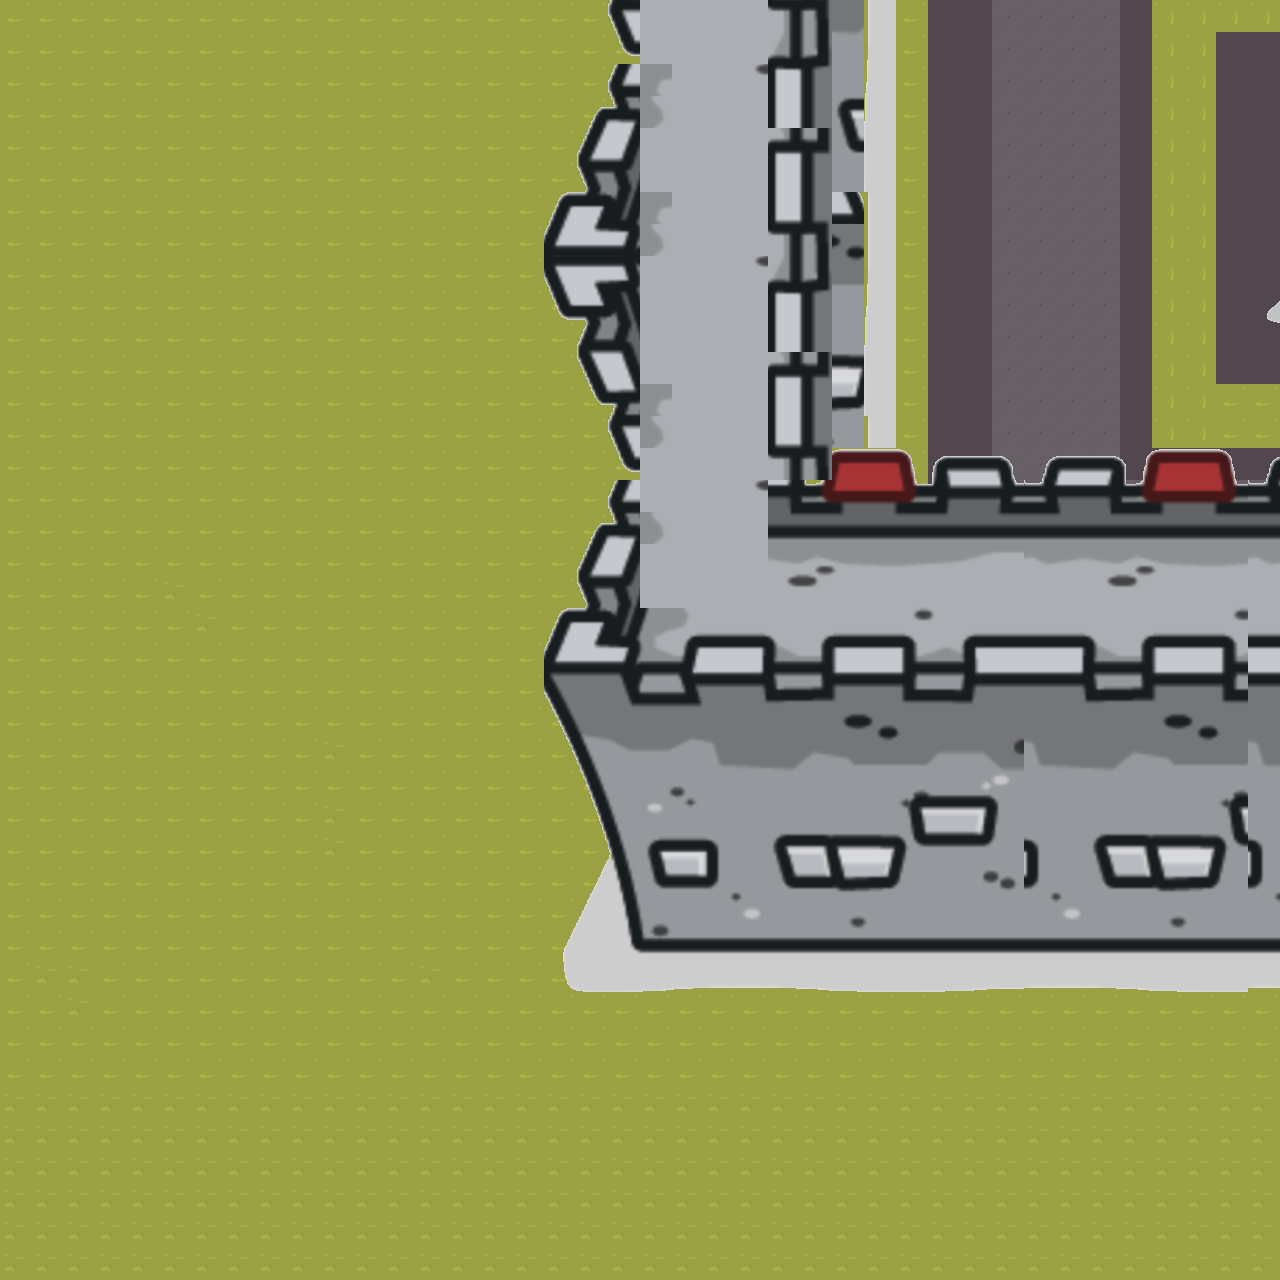

Tiled map render using the project's own tile images. Description and the map definition, with tile-layer contents summarised, below:
An orthogonal 40x40 tile map with 32x32 px tiles, 3 tile layers (colide, bg, toFade).

<map version="1.10" tiledversion="1.11.0" orientation="orthogonal" renderorder="left-down" width="40" height="40" tilewidth="32" tileheight="32" infinite="0" nextlayerid="5" nextobjectid="1">
 <tileset firstgid="1" source="map-new-side.tsx" />
 <layer id="3" name="colide" width="40" height="40" locked="1">
  <data>[1600 cells, 338 non-empty, 2 distinct tile ids]</data>
 </layer>
 <layer id="1" name="bg" width="40" height="40" locked="1">
  <data>[1600 cells, 1600 non-empty, 5 distinct tile ids]</data>
 </layer>
 <layer id="2" name="toFade" width="40" height="40" locked="1">
  <data>[1600 cells, 556 non-empty, 258 distinct tile ids]</data>
 </layer>
</map>
